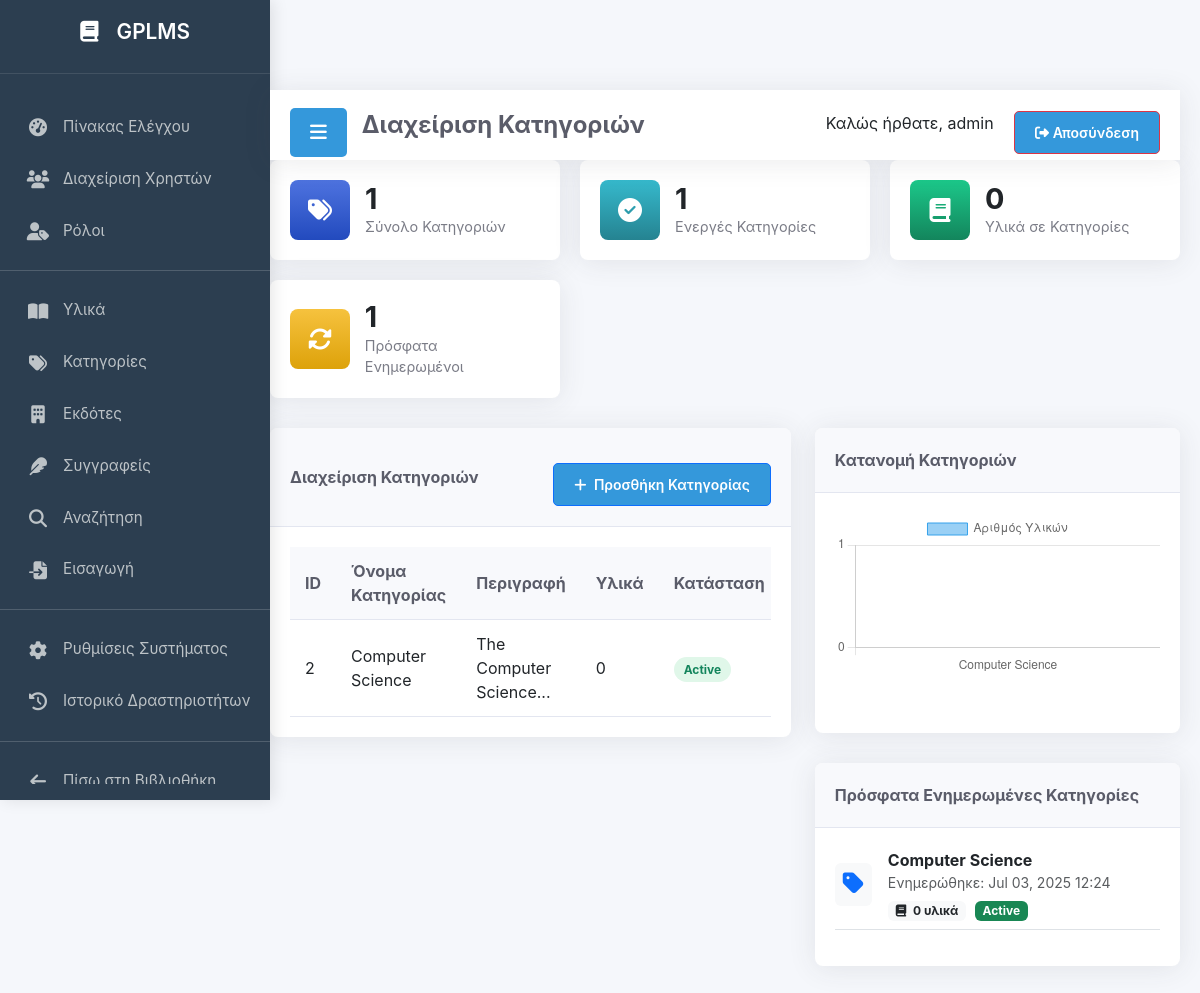
The app's page /src/main/categories-manager.php (signed in) with its own data.
### tables this page shows
CREATE TABLE `system_settings` (
  `id` int NOT NULL AUTO_INCREMENT,
  `setting_key` varchar(255) NOT NULL,
  `setting_value` text,
  `last_modified` timestamp NULL DEFAULT CURRENT_TIMESTAMP ON UPDATE CURRENT_TIMESTAMP,
  PRIMARY KEY (`id`),
  UNIQUE KEY `setting_key` (`setting_key`)
);

CREATE TABLE `categories` (
  `category_id` int NOT NULL AUTO_INCREMENT,
  `name` varchar(255) NOT NULL,
  `description` text,
  `status` enum('active','inactive') NOT NULL DEFAULT 'active',
  `last_modified` timestamp NULL DEFAULT CURRENT_TIMESTAMP ON UPDATE CURRENT_TIMESTAMP,
  PRIMARY KEY (`category_id`),
  UNIQUE KEY `name` (`name`)
);

### src/functions/fetch-lib-name.php (called while the page is built, shortened)
<?php
if (!isset($library_name)) {
    try {
        if (isset($pdo)) {
            $stmt = $pdo->query("SELECT setting_value FROM system_settings WHERE setting_key = 'library_name'");
            $result = $stmt->fetch(PDO::FETCH_ASSOC);
            if ($result && !empty($result['setting_value'])) {
                $library_name = $result['setting_value'];
            }
        }
    } catch (Exception $e) {
        error_log("Error fetching library name: " . $e->getMessage());
    }
}
?>

### src/conf/translation.php (called while the page is built, shortened)
<?php
$default_language = 'EN';
try {
    $stmt = $pdo->query("SELECT setting_value FROM system_settings WHERE setting_key = 'default_language'");
    $result = $stmt->fetch(PDO::FETCH_ASSOC);
    if ($result) {
        $default_language = $result['setting_value'];
    }
} catch (PDOException $e) {
    error_log("Default language setting error: " . $e->getMessage());
}
$lang = $translations[$default_language] ?? $translations['EN'];
?>

### src/main/categories-manager.php (the view, shortened to what this page needs)
<?php
require_once '../conf/config.php';
require_once '../functions/fetch-lib-name.php';
require_once '../conf/translation.php';
try {
    $pdo->query("SELECT status FROM categories LIMIT 1");
} catch (PDOException $e) {
    $pdo->exec("ALTER TABLE categories
                ADD COLUMN description TEXT AFTER name,
                ADD COLUMN status ENUM('active', 'inactive') NOT NULL DEFAULT 'active',
                ADD COLUMN last_modified TIMESTAMP DEFAULT CURRENT_TIMESTAMP ON UPDATE CURRENT_TIMESTAMP");
}
$categories = $pdo->query("
    SELECT c.*, COUNT(li.item_id) AS item_count
    FROM categories c
    LEFT JOIN library_items li ON c.category_id = li.category_id
    GROUP BY c.category_id
")->fetchAll();
$edit_category = null;
$stats = [
    'total_categories' => $pdo->query("SELECT COUNT(*) FROM categories")->fetchColumn(),
    'active_categories' => $pdo->query("SELECT COUNT(*) FROM categories WHERE status = 'active'")->fetchColumn(),
    'items_in_categories' => $pdo->query("SELECT COUNT(*) FROM library_items WHERE category_id IS NOT NULL")->fetchColumn(),
    'recently_updated' => $pdo->query("SELECT COUNT(*) FROM categories WHERE last_modified >= DATE_SUB(NOW(), INTERVAL 7 DAY)")->fetchColumn()
];
$category_distribution = $pdo->query("
    SELECT c.name, COUNT(li.item_id) AS count
    FROM categories c
    LEFT JOIN library_items li ON c.category_id = li.category_id
    GROUP BY c.category_id
    ORDER BY count DESC
    LIMIT 5
")->fetchAll(PDO::FETCH_KEY_PAIR);
$recently_updated = $pdo->query("
    SELECT c.*, COUNT(li.item_id) AS item_count
    FROM categories c
    LEFT JOIN library_items li ON c.category_id = li.category_id
    WHERE c.last_modified >= DATE_SUB(NOW(), INTERVAL 7 DAY)
    GROUP BY c.category_id
    ORDER BY c.last_modified DESC
    LIMIT 5
")->fetchAll();
?>
<!DOCTYPE html>
<html lang="en">
<head>
    <link href="https://cdn.jsdelivr.net/npm/bootstrap@5.3.0/dist/css/bootstrap.min.css" rel="stylesheet">
    <link rel="stylesheet" href="https://cdnjs.cloudflare.com/ajax/libs/font-awesome/6.4.0/css/all.min.css">
    <link rel="stylesheet" href="../styles/categories-manager.css">
    <link rel="stylesheet" href="../styles/general/general-main-styles.css">
    <link rel="stylesheet" href="../styles/components/topbar.css">
    <link rel="stylesheet" href="../styles/components/sidebar1.css">
    <link rel="stylesheet" href="../styles/responsive/responsive.css">
</head>
<body>
    <?php include '../components/sidebar1.php'; ?>
    <div id="content">
        <div class="topbar">
            <button class="btn btn-primary btn-toggle" id="sidebarToggle">
                <i class="fas fa-bars"></i>
            </button>
            <h4><?= $lang['categories_manager'] ?></h4>
            <div>
                <span class="me-3"><?= $lang['welcome'] ?>, <?= $_SESSION['username'] ?></span>
                <a href="logout.php" class="btn btn-outline-danger btn-sm">
                    <i class="fas fa-sign-out-alt"></i> <?= $lang['logout'] ?>
                </a>
            </div>
        </div>
        <div class="stats-container">
            <div class="stat-card">
                <div class="stat-icon categories">
                    <i class="fas fa-tags"></i>
                </div>
                <div>
                    <div class="stat-number"><?= $stats['total_categories'] ?></div>
                    <div class="stat-label"><?= $lang['total_categories'] ?></div>
                </div>
            </div>
            <div class="stat-card">
                <div class="stat-icon active">
                    <i class="fas fa-check-circle"></i>
                </div>
                <div>
                    <div class="stat-number"><?= $stats['active_categories'] ?></div>
                    <div class="stat-label"><?= $lang['active_categories'] ?></div>
                </div>
            </div>
            <div class="stat-card">
                <div class="stat-icon items">
                    <i class="fas fa-book"></i>
                </div>
                <div>
                    <div class="stat-number"><?= $stats['items_in_categories'] ?></div>
                    <div class="stat-label"><?= $lang['items_in_categories'] ?></div>
                </div>
            </div>
            <div class="stat-card">
                <div class="stat-icon updated">
                    <i class="fas fa-sync-alt"></i>
                </div>
                <div>
                    <div class="stat-number"><?= $stats['recently_updated'] ?></div>
                    <div class="stat-label"><?= $lang['recently_updated'] ?></div>
                </div>
            </div>
        </div>
        <div class="row">
            <div class="col-md-7">
                <div class="admin-card">
                    <div class="card-header">
                        <span><?= $lang['manage_categories'] ?></span>
                        <button class="btn btn-primary btn-sm" data-bs-toggle="modal" data-bs-target="#categoryModal">
                            <i class="fas fa-plus me-1"></i> <?= $lang['add_category'] ?>
                        </button>
                    </div>
                    <div class="card-body">
                        <div class="table-responsive">
                            <table class="admin-table">
                                <thead>
                                    <tr>
                                        <th><?= $lang['id'] ?></th>
                                        <th><?= $lang['category_name'] ?></th>
                                        <th><?= $lang['description'] ?></th>
                                        <th><?= $lang['items'] ?></th>
                                        <th><?= $lang['status'] ?></th>
                                    </tr>
                                </thead>
                                <tbody>
                                    <?php foreach ($categories as $category): ?>
                                        <tr>
                                            <td><?= $category['category_id'] ?></td>
                                            <td><?= $category['name'] ?></td>
                                            <td><?= $category['description'] ? substr($category['description'], 0, 30) . '...' : $lang['na'] ?></td>
                                            <td><?= $category['item_count'] ?></td>
                                            <td>
                                                <span class="status-badge <?= $category['status'] === 'active' ? 'status-active' : 'status-inactive' ?>">
                                                    <?= ucfirst($category['status']) ?>
                                                </span>
                                            </td>
                                        </tr>
                                    <?php endforeach; ?>
                                </tbody>
                            </table>
                        </div>
                    </div>
                </div>
            </div>
            <div class="col-md-5">
                <div class="admin-card">
                    <div class="card-header">
                        <span><?= $lang['category_distribution'] ?></span>
                    </div>
                    <div class="card-body">
                        <div class="chart-container">
                            <canvas id="categoryChart"></canvas>
                        </div>
                    </div>
                </div>
                <div class="admin-card mt-4">
                    <div class="card-header">
                        <span><?= $lang['recently_updated_categories'] ?></span>
                    </div>
                    <div class="card-body">
                        <div class="activity-list">
                            <?php if (!empty($recently_updated)): ?>
                                <?php foreach ($recently_updated as $category): ?>
                                    <div class="d-flex align-items-center mb-3 pb-2 border-bottom">
                                        <div class="bg-light rounded p-2 me-3">
                                            <i class="fas fa-tag text-primary fs-4"></i>
                                        </div>
                                        <div>
                                            <div class="fw-bold"><?= $category['name'] ?></div>
                                            <div class="text-muted small">
                                                <?= $lang['updated'] ?>: <?= date('M d, Y H:i', strtotime($category['last_modified'])) ?>
                                            </div>
                                            <div class="mt-1">
                                                <span class="badge bg-light text-dark">
                                                    <i class="fas fa-book me-1"></i> <?= $category['item_count'] ?> <?= $lang['items_plural'] ?>
                                                </span>
                                                <span class="badge <?= $category['status'] === 'active' ? 'bg-success' : 'bg-danger' ?> ms-1">
                                                    <?= ucfirst($category['status']) ?>
                                                </span>
                                            </div>
                                        </div>
                                    </div>
                                <?php endforeach; ?>
                            <?php endif; ?>
                        </div>
                    </div>
                </div>
            </div>
        </div>
    </div>
    <script>
    document.addEventListener('DOMContentLoaded', function() {
        // Handle modal show events
        const categoryModal = new bootstrap.Modal(document.getElementById('categoryModal'));
        // Show modal when edit button is clicked
        <?php if (isset($edit_category)): ?>
            categoryModal.show();
        <?php endif; ?>
        // Reset modal when closed
        document.getElementById('categoryModal').addEventListener('hidden.bs.modal', function () {
            window.location.href = 'categories-manager.php';
        });
        // Initialize charts
        const categoryCtx = document.getElementById('categoryChart').getContext('2d');
        const categoryChart = new Chart(categoryCtx, {
            type: 'bar',
            data: {
                labels: <?= json_encode(array_keys($category_distribution)) ?>,
                datasets: [{
                    label: '<?= $lang['number_of_items'] ?>',
                    data: <?= json_encode(array_values($category_distribution)) ?>,
                    backgroundColor: 'rgba(54, 162, 235, 0.5)',
                    borderColor: 'rgba(54, 162, 235, 1)',
                    borderWidth: 1
                }]
            },
            options: {
                responsive: true,
                scales: {
                    y: {
                        beginAtZero: true,
                        ticks: {
                            precision: 0
                        }
                    }
                }
            }
        });
    });
    </script>
</body>
</html>

### src/components/sidebar1.php (shortened to what this page needs)
<?php require_once'../conf/translation.php';?>
    <div class="sidebar">
        <div class="sidebar-header">
               <h3><i class="fas fa-book me-2"></i> <?= htmlspecialchars($library_name) ?></h3>
        </div>
        <ul class="sidebar-menu">
            <li>
                <a href="../main/control_panel.php" class="">
                    <i class="fas fa-tachometer-alt"></i>
                    <span><?= $lang['dashboard'] ?></span>
                </a>
            </li>
            <li>
                <a href="../main/users-manager.php">
                    <i class="fas fa-users"></i>
                    <span><?= $lang['user_management'] ?></span>
                </a>
            </li>
            <li>
                <a href="../main/roles-manager.php">
                    <i class="fas fa-user-tag"></i>
                    <span><?= $lang['roles'] ?></span>
                </a>
            </li>
            <hr>
            <li>
                <a href="../main/materials-manager.php">
                    <i class="fas fa-book-open"></i>
                    <span><?= $lang['materials'] ?></span>
                </a>
            </li>
            <li>
                <a href="../main/categories-manager.php">
                    <i class="fas fa-tags"></i>
                    <span><?= $lang['categories'] ?></span>
                </a>
            </li>
            <li>
                <a href="../main/publishers-manager.php">
                    <i class="fas fa-building"></i>
                    <span><?= $lang['publishers'] ?></span>
                </a>
            </li>
            <li>
                <a href="../main/authors-manager.php">
                    <i class="fas fa-feather"></i>
                    <span><?= $lang['authors'] ?></span>
                </a>
            </li>
            <li>
                <a href="../main/search.php">
                    <i class="fas fa-search"></i>
                    <span><?= $lang['search'] ?></span>
                </a>
            </li>
              <li>
                <a href="../main/insert.php">
                    <i class="fa-solid fa-file-import"></i>
                    <span><?= $lang['insert'] ?></span>
                </a>
            </li>
            <hr>
            <li>
                <a href="../main/settings-manager.php">
                    <i class="fas fa-cog"></i>
                    <span><?= $lang['system_settings'] ?></span>
                </a>
            </li>
            <li>
                <a href="../main/activity-log.php">
                    <i class="fas fa-history"></i>
                    <span><?= $lang['activity_log'] ?></span>
                </a>
            </li>
            <hr>
            <li>
                <a href="../main/search.php">
                    <i class="fas fa-arrow-left"></i>
                    <span><?= $lang['back_to_library'] ?></span>
                </a>
            </li>
        </ul>
    </div>

### records on screen
system_settings: setting_value "GPLMS"
categories: category_id "2", name "Computer Science", description "The Computer Science", item_count "0", status "Active", last_modified "Jul 03, 2025 12:24"

### other values on screen
$lang['dashboard'] "Πίνακας Ελέγχου"
$lang['user_management'] "Διαχείριση Χρηστών"
$lang['roles'] "Ρόλοι"
$lang['materials'] "Υλικά"
$lang['categories'] "Κατηγορίες"
$lang['publishers'] "Εκδότες"
$lang['authors'] "Συγγραφείς"
$lang['search'] "Αναζήτηση"
$lang['insert'] "Εισαγωγή"
$lang['system_settings'] "Ρυθμίσεις Συστήματος"
$lang['activity_log'] "Ιστορικό Δραστηριοτήτων"
$lang['categories_manager'] "Διαχείριση Κατηγοριών"
$lang['welcome'] "Καλώς ήρθατε"
$_SESSION['username'] "admin"
$lang['logout'] "Αποσύνδεση"
